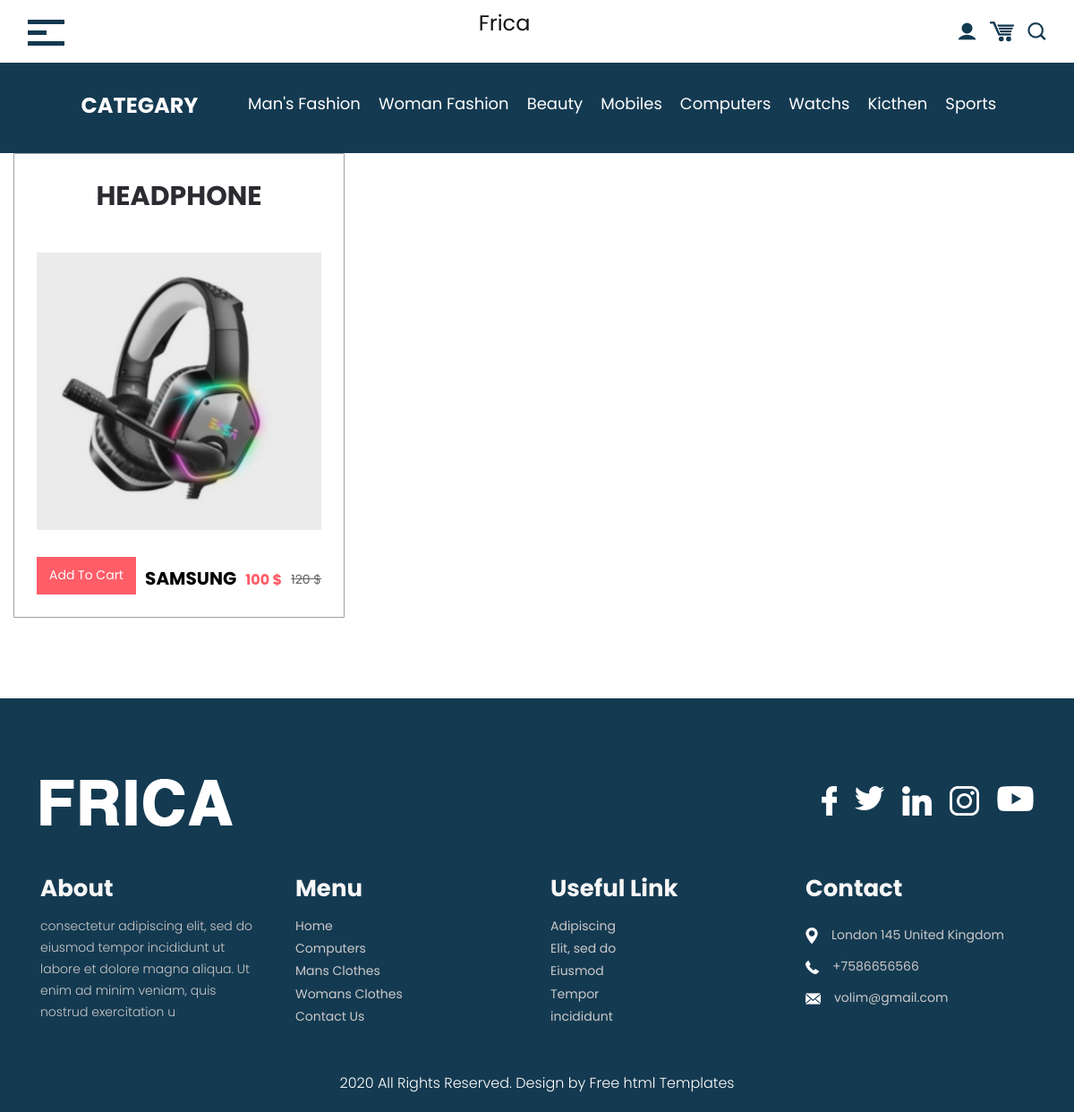
The page /blog/device/1 on the database its author committed.
### blog/models.py (models this page shows, shortened)
class Devices(models.Model):
    name = models.CharField(max_length=100)
    oldprice = models.IntegerField()
    price = models.IntegerField()
    img = models.ImageField(upload_to='Devices/img')
    brand = models.CharField(max_length=100)

### blog/views.py (the view)
# urls.py: path("device/<int:id>", devicedetailview, name='device_detail_view'),
def devicedetailview(request, id):
    try:
        device = Devices.objects.get(id=id)
        context = {
            "device": device
        }
    except device.DoesNotExist:
        raise Http404("No blog found")
    return render(request, "device_detail.html", context=context)

### templates/device_detail.html
{% extends 'base.html' %}
{% load static %}
{% block content %}
      <div class="catagary_section layout_padding">
         <div class="container">
            <div class="catagary_main">
               <div class="catagary_left">
                  <h2 class="categary_text">Categary</h2>
               </div>
               <div class="catagary_right">
                  <div class="catagary_menu">
                     <ul>
                        <li><a href="#">Man's Fashion</a></li>
                        <li><a href="#">Woman Fashion</a></li>
                        <li><a href="#">Beauty</a></li>
                        <li><a href="#">Mobiles</a></li>
                        <li><a href="#">Computers</a></li>
                        <li><a href="#">Watchs</a></li>
                        <li><a href="#">Kicthen</a></li>
                        <li><a href="#">Sports</a></li>
                     </ul>
                  </div>
               </div>
            </div>
         </div>
      </div>
      <div class="catagary_section_2">
         <div class="container-fluid">
            <div class="row">
               <div class="col-md-4">
                  <div class="box_man">
                     <h3 class="mobile_text">{{ device.name }}</h3>
                     <div class="mobile_img"><img style="width:400px; high:400px;" src="{{device.img.url}}"></div>
                     <div class="cart_main">
                        <div class="cart_bt"><a href="#">Add To Cart</a></div>
                        <h4 class="samsung_text">{{ device.brand }}</h4>
                        <h6 class="rate_text"><a href="#">{{ device.price }} $</a></h6>
                        <h6 class="rate_text_1">{{ device.oldprice }} $</h6>
                     </div>
                  </div>
               </div>
            </div>
         </div>
      </div>
{% endblock content %}

### static/css/style.css (style rules this page uses)
* { box-sizing: border-box !important; transition: ease all 0.5s; }
html { scroll-behavior: smooth; }
body { color: #666666; font-size: 14px; line-height: 1.80857; font-weight: normal; overflow-x: hidden; font-family: 'Poppins', sans-serif; }
a { color: #1f1f1f; text-decoration: none !important; outline: none !important; -webkit-transition: all .3s ease-in-out; -moz-transition: all .3s ease-in-out; -ms-transition: all .3s ease-in-out; -o-transition: all .3s ease-in-out; transition: all .3s ease-in-out; }
h1, h2, h3, h4, h5, h6 { letter-spacing: 0; font-weight: normal; position: relative; padding: 0 0 10px 0; font-weight: normal; line-height: normal; color: #111111; margin: 0 }
h2 { font-size: 22px }
h3 { font-size: 18px }
h4 { font-size: 16px }
h6 { font-size: 13px }
*, *::after, *::before { -webkit-box-sizing: border-box; -moz-box-sizing: border-box; box-sizing: border-box; }
h1 a, h2 a, h3 a, h4 a, h5 a, h6 a { color: #212121; text-decoration: none!important; opacity: 1 }
ul, li, ol { margin: 0px; padding: 0px; list-style: none; }
a { color: #222222; text-decoration: none; outline: none !important; }
a, .btn { text-decoration: none !important; outline: none !important; -webkit-transition: all .3s ease-in-out; -moz-transition: all .3s ease-in-out; -ms-transition: all .3s ease-in-out; -o-transition: all .3s ease-in-out; transition: all .3s ease-in-out; }
img { max-width: 100%; height: auto; }
.layout_padding { padding-top: 90px; padding-bottom: 0px; }
.catagary_section { width: 100%; float: left; background-color: #143a51; height: auto; padding: 30px 0px; }
.catagary_main { width: 100%; float: left; }
.catagary_left { width: 20%; float: left; }
.catagary_right { width: 80%; float: left; }
.categary_text { width: 100%; float: left; font-size: 24px; color: #fffefd; text-align: center; font-weight: bold; text-transform: uppercase; padding: 0px; }
.catagary_menu { width: 100%; float: left; }
.catagary_menu ul { margin: 0px; padding: 0px; display: inline-block; text-align: center; }
.catagary_menu li { float: left; font-size: 18px; color: #ffffff; padding: 0px 10px; }
.catagary_menu li a { color: #ffffff; }
.catagary_section_2 { width: 100%; float: left; }
.box_man { width: 100%; border: 1px solid #9fa0a1; padding: 25px; border-radius: 1px; }
.mobile_text { width: 100%; font-size: 30px; color: #2b2c31; text-align: center; font-weight: bold; text-transform: uppercase; }
.mobile_img { width: 100%; text-align: center; padding: 30px 0px; }
.cart_main { width: 100%; display: flex; justify-content: space-between; margin: 0 auto; text-align: center; align-items: center; }
.cart_bt a { width: 100%; float: left; font-size: 14px; color: #ffffff; background-color: #ff5d68; text-align: center; padding: 8px 14px; }
.samsung_text { font-size: 20px; color: #000; text-transform: uppercase; font-weight: bold; padding: 6px 0px 0px 0px; }
.rate_text { font-size: 16px; color: #ff5d68; text-transform: uppercase; font-weight: bold; padding: 8px 0px 0px 0px; }
.rate_text a { color: #ff5d68; }
.rate_text_1 { color: #636262; font-size: 14px; text-decoration: line-through; padding: 8px 0px 0px 0px; }

### rows shown on the page
Devices: name "HEADPHONE", img (picture), brand "SAMSUNG", price "100", oldprice "120"
